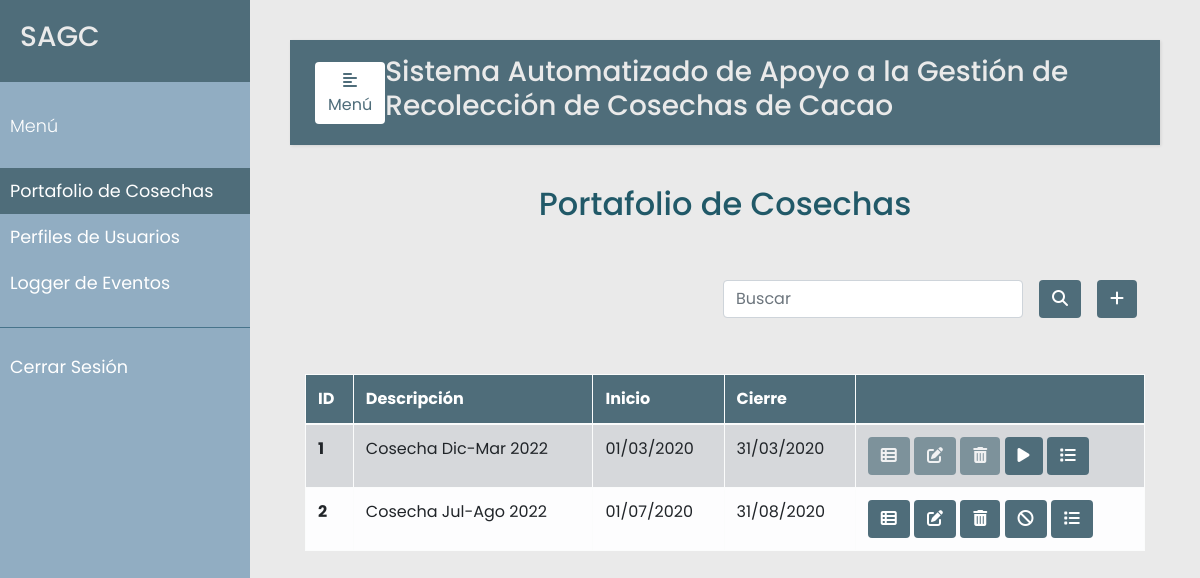
The page /cosecha (signed in) on the database as committed earlier.
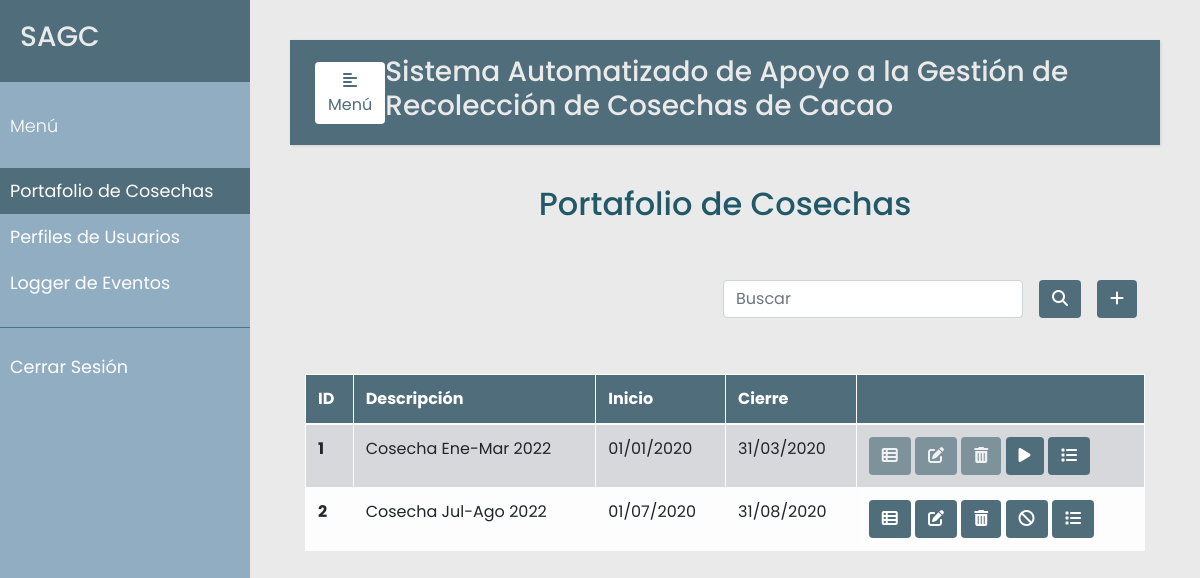
The same page on the database as committed later.
### models.py (models this page shows, shortened)
class Cosecha(db.Model):
    __tablename__ = 'cosechas'
    id = db.Column(db.Integer, primary_key=True)
    descripcion = db.Column(db.String(120), unique=True)
    inicio = db.Column(db.DateTime, nullable=False)
    cierre = db.Column(db.DateTime, nullable=False)
    estado = db.Column(db.Boolean, default=True)
    compras = db.relationship('Compra', backref='cosechas')

### app.py (the view, shortened to what this page needs)
@app.route("/cosecha", methods=['GET', 'POST'])
@login_required
def cosecha():
    error=None
    cosechas = Cosecha.query.all()
    return render_template('cosecha.html', error=error, cosechas=cosechas)

### app.py (called while the page is built)
def login_required(f):
    @wraps(f)
    def wrap(*args, **kwargs):
        if 'logged_in' in session:
            return f(*args, **kwargs)
        else:
            flash('Necesitas iniciar sesión primero')
            return redirect(url_for('login'))
    return wrap

### templates/cosecha.html (shortened to what this page needs)
{% extends "base.html" %}
{% set active_page = "cosecha" %}
{% block content %}
<div class="container h-100">
    <p class="text-center h2 fw-bold mb-5 mx-1 mx-md-4 mt-4">Portafolio de Cosechas</p>
    <div class="d-flex flex-row-reverse bd-highlight">
        <div class="p-2 bd-highlight">
          <button type="button" class="btn" style="color:#fff; background-color:#4F6D7A;" data-toggle="modal" data-target="#exampleModalLong">
            <i class="fa-solid fa-plus"></i>
          </button>
        </div>
        <div class="p-2 bd-highlight" style="display:flex; align-content: flex-end;">
          <form action='/cosecha/search' method="post" class="form-inline" style="justify-content: flex-end">
            <input class="form-control mr-3 w-75" type="text" placeholder="Buscar" aria-label="Buscar" name="search_cosecha">
            <button type="submit" id="search_cosecha" name="action-type" value="search" class="btn" style="color:#fff; background-color:#4F6D7A;">
              <i class="fas fa-search" aria-hidden="true"></i>
            </button>
          </form>
        </div>
      </div>
    <br/>
    <br>
    <table class="table table-bordered table-light table-hover">
      <thead>
        <tr>
          <th scope="col">ID</th>
          <th scope="col">Descripción</th>
          <th scope="col">Inicio</th>
          <th scope="col">Cierre</th>
          <th scope="col"></th>
        </tr>
      </thead>
      <tbody>
        {% for u in cosechas %}
        <tr {% if not u.estado %} class="table-secondary" {% endif %}>
          <th scope="row">{{u.id}}</th>
          <td >{{u.descripcion}}</td>
          <td>{{u.inicio.date().strftime("%d/%m/%Y") }}</td>
          <td>{{u.cierre.date().strftime("%d/%m/%Y") }}</td>
          <td>
            <a href="/cosecha/{{ u.id }}/compras" {% if not u.estado %} style="pointer-events: none" {% endif %}>
                <button {% if not u.estado %} disabled {% endif %} type="submit" class="btn action" data-toggle="tooltip"
                  data-placement="bottom" title="Generar Compras">
                  <i class="fa-solid fa-table-list"></i>
                </button>
            </a>
            <button {% if not u.estado %} disabled {% endif %} type="button" class="btn action" data-toggle="modal"
              data-placement="bottom" title="Modificar Cosecha" data-target="#edit-modal-{{u.id}}">
                <i class="fas fa-edit"></i>
            </button>
            <button {% if not u.estado %} disabled {% endif %} type="button" class="btn action" data-toggle="modal"
              data-placement="bottom" title="Eliminar Cosecha" data-target="#delete-modal-{{u.id}}">
                <i class="fas fa-trash-alt"></i>
            </button>
            <a href="/cosecha/{{ u.id }}/habilitar">
              <button type="button" class="btn action" data-toggle="tooltip" data-placement="bottom" title="Habilitar/Cerrar Cosecha">
                {% if not u.estado %}
                  <i class="fa-solid fa-play"></i>
                {% else %}
                  <i class="fa-solid fa-ban"></i>
                {% endif %}
              </button>
            </a>
            <button type="button" class="btn action" data-toggle="modal"
              data-placement="bottom" title="Listar Compras" data-target="#list-modal-{{u.id}}">
              <i class="fas fa-list"></i>
            </button>
          </td>
        </tr>
        </div>
        {% endfor %}
</div>
{% endblock %}

### templates/base.html (shortened to what this page needs)
<!DOCTYPE html>
<html lang="en">
<head>
    <link rel="stylesheet" href="https://cdn.jsdelivr.net/npm/bootstrap@4.3.1/dist/css/bootstrap.min.css">
    <link rel="stylesheet" href="{{ url_for('static', filename='../static/css/styles.css') }}">
    <link rel="stylesheet" href="https://cdnjs.cloudflare.com/ajax/libs/malihu-custom-scrollbar-plugin/3.1.5/jquery.mCustomScrollbar.min.css">
    <link rel="stylesheet" href="https://cdnjs.cloudflare.com/ajax/libs/font-awesome/6.1.1/css/all.min.css" />
</head>
<body>
    <div class="wrapper">
        <nav id="sidebar">
            <div class="sidebar-header">
                <h3>SAGC</h3>
            </div>
            <ul class="list-unstyled components">
                <p>Menú</p>
                {% if session['logged_in'] %}
                    <li class="nav-item {% if active_page == 'cosecha' %}active{% endif %}">
                    <a class="nav-link" href="{{url_for('cosecha')}}">Portafolio de Cosechas</a>
                    </li>
                    {% if session['rol_admin'] %}
                    <li class="nav-item {% if active_page == 'perfiles' %}active{% endif %}">
                    <a class="nav-link" href="{{url_for('perfiles')}}">Perfiles de Usuarios</a>
                    </li>
                    {% endif %}
                    <li class="nav-item {% if active_page == 'eventos' %}active{% endif %}">
                    <a class="nav-link" href="{{url_for('eventos')}}">Logger de Eventos</a>
                    </li>
                {% endif %}
            </ul>
            <ul class="list-unstyled others">
                {% if session['logged_in'] %}
                    <li class="nav-item">
                    <a class="nav-link" href="{{url_for('logout')}}">Cerrar Sesión</a>
                    </li>
                {% endif %}
            </ul>
        </nav>
        <div id="content">
            <nav class="navbar navbar-expand-lg" style="background-color:#4F6D7A;">
                <div class="container-fluid">
                    <button type="button" id="sidebarCollapse" class="btn" style="background-color:#fff; color: #4F6D7A;">
                        <i class="fas fa-align-left"></i>
                        <span>Menú</span>
                    </button>
                    <h3>Sistema Automatizado de Apoyo a la Gestión de Recolección de Cosechas de Cacao</h3>
                </div>
            </nav>
            {% block content %}
            {% endblock %}
</body>
</html>

### static/css/styles.css (style rules this page uses)
body { font-family: 'Poppins', sans-serif; background: #EAEAEA; }
p { font-family: 'Poppins', sans-serif; font-size: 1.1em; font-weight: 300; line-height: 1.7em; color: #215968; }
h3 { color: #EAEAEA; }
a, a:hover, a:focus { color: inherit; text-decoration: none; transition: all 0.3s; }
.navbar { padding: 15px 10px; background: #fff; border: none; border-radius: 0; margin-bottom: 40px; box-shadow: 1px 1px 3px rgba(0, 0, 0, 0.1); }
.wrapper { display: flex; width: 100%; }
#sidebar { width: 250px; position: fixed; top: 0; left: 0; height: 100vh; z-index: 999; background: #91ADC2; color: #fff; transition: all 0.3s; }
#sidebar .sidebar-header { padding: 20px; background: #4F6D7A; }
#sidebar ul.components { padding: 20px 0; border-bottom: 1px solid #47748b; }
#sidebar ul p { color: #fff; padding: 10px; }
#sidebar ul li a { padding: 10px; font-size: 1.1em; display: block; }
#sidebar ul li.active>a, a[aria-expanded="true"] { color: #fff; background: #4F6D7A; }
#content { width: calc(100% - 250px); padding: 40px; min-height: 100vh; transition: all 0.3s; position: absolute; top: 0; right: 0; }
.btn.action { color:#fff; background-color:#4F6D7A; }
thead { color:#fff; background-color:#4F6D7A; }

Rows that differ between the two databases and show on the page:
changed Cosecha id 1: descripcion "Cosecha Dic-Mar 2022" → "Cosecha Ene-Mar 2022"; inicio "01/03/2020" → "01/01/2020"
